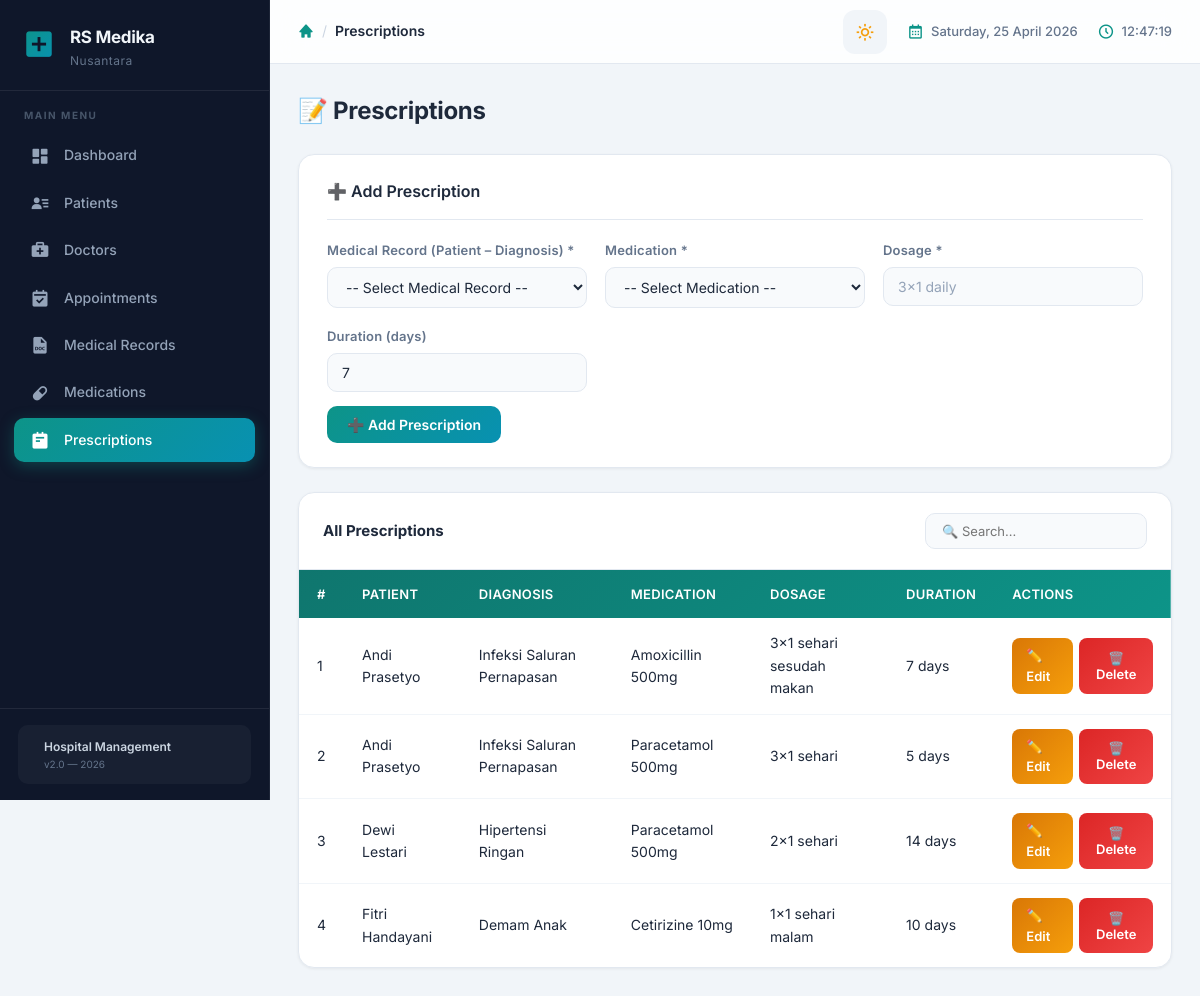
/hospital_db/index.php?page=prescriptions, run on an earlier commit of the app's database.
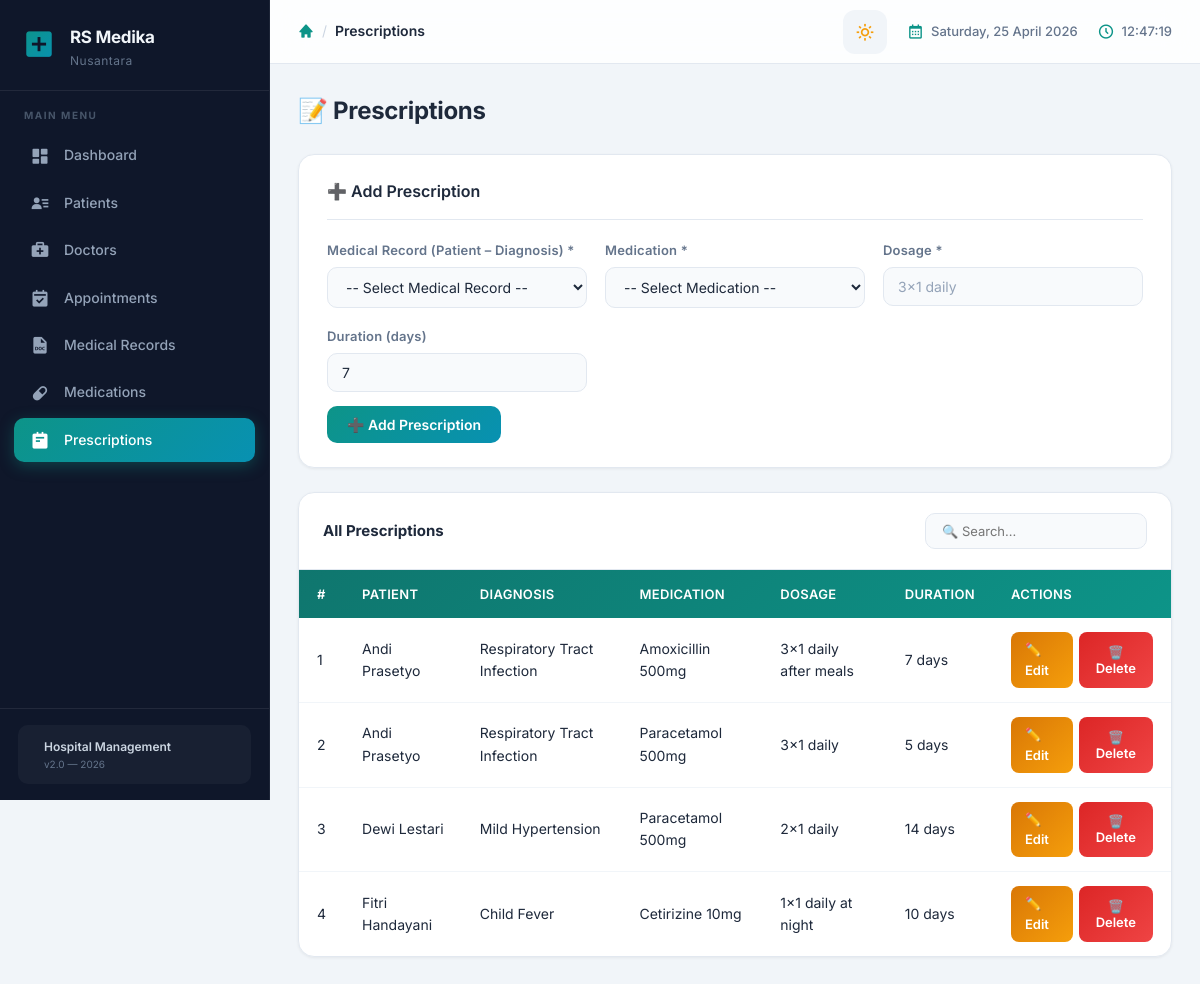
And on a later commit of the database.
### tables this page shows
CREATE TABLE IF NOT EXISTS prescriptions (
    prescription_id INT AUTO_INCREMENT PRIMARY KEY,
    record_id       INT NOT NULL,
    med_id          INT NOT NULL,
    dosage          VARCHAR(100) NOT NULL,
    duration_days   INT DEFAULT 1,
    created_at      TIMESTAMP DEFAULT CURRENT_TIMESTAMP,
    FOREIGN KEY (record_id) REFERENCES medical_records(record_id) ON DELETE CASCADE,
    FOREIGN KEY (med_id)    REFERENCES medications(med_id)        ON DELETE CASCADE
);

CREATE TABLE IF NOT EXISTS patients (
    patient_id  INT AUTO_INCREMENT PRIMARY KEY,
    name        VARCHAR(100) NOT NULL,
    gender      ENUM('Male','Female') NOT NULL,
    birth_date  DATE NOT NULL,
    address     TEXT,
    phone       VARCHAR(20),
    created_at  TIMESTAMP DEFAULT CURRENT_TIMESTAMP
);

CREATE TABLE IF NOT EXISTS medical_records (
    record_id   INT AUTO_INCREMENT PRIMARY KEY,
    patient_id  INT NOT NULL,
    doctor_id   INT NOT NULL,
    diagnosis   VARCHAR(255) NOT NULL,
    treatment   TEXT,
    record_date DATE NOT NULL,
    created_at  TIMESTAMP DEFAULT CURRENT_TIMESTAMP,
    FOREIGN KEY (patient_id) REFERENCES patients(patient_id) ON DELETE CASCADE,
    FOREIGN KEY (doctor_id)  REFERENCES doctors(doctor_id)  ON DELETE CASCADE
);

CREATE TABLE IF NOT EXISTS medications (
    med_id      INT AUTO_INCREMENT PRIMARY KEY,
    name        VARCHAR(100) NOT NULL,
    category    VARCHAR(100),
    price       DECIMAL(12,2) NOT NULL DEFAULT 0,
    stock       INT NOT NULL DEFAULT 0,
    created_at  TIMESTAMP DEFAULT CURRENT_TIMESTAMP
);

### hospital_db/pages/prescriptions.php (the view, shortened to what this page needs)
<?php
$editData = null;
$prescriptions = mysqli_query($conn, "
    SELECT pr.*, p.name AS patient_name, m.name AS med_name,
           mr.diagnosis, mr.record_date
    FROM prescriptions pr
    JOIN medical_records mr ON pr.record_id = mr.record_id
    JOIN patients p ON mr.patient_id = p.patient_id
    JOIN medications m ON pr.med_id = m.med_id
    ORDER BY pr.created_at DESC
");
?>
<div class="page-header">
    <h2>📝 Prescriptions</h2>
</div>
<div class="card">
    <h3><?= $editData ? '✏️ Edit Prescription' : '➕ Add Prescription' ?></h3>
    <form method="POST" action="index.php?page=prescriptions<?= $editData ? '&edit='.$editData['prescription_id'] : '' ?>">
        <div class="form-grid">
            <div class="form-group">
                <label>Medical Record (Patient – Diagnosis) *</label>
                <select name="record_id" required>
                    <option value="">-- Select Medical Record --</option>
                </select>
            </div>
            <div class="form-group">
                <label>Medication *</label>
                <select name="med_id" required>
                    <option value="">-- Select Medication --</option>
                </select>
            </div>
            <div class="form-group">
                <label>Dosage *</label>
                <input type="text" name="dosage" value="<?= htmlspecialchars($editData['dosage'] ?? '') ?>" placeholder="3x1 daily" required>
            </div>
            <div class="form-group">
                <label>Duration (days)</label>
                <input type="number" name="duration_days" min="1" value="<?= $editData['duration_days'] ?? 7 ?>">
            </div>
        </div>
        <div class="form-actions" style="margin-top:14px">
            <?php if ($editData): ?>
                <button type="submit" name="edit_prescription" class="btn btn-warning">💾 Save Changes</button>
                <a href="index.php?page=prescriptions" class="btn btn-secondary">Cancel</a>
            <?php else: ?>
                <button type="submit" name="add_prescription" class="btn btn-primary">➕ Add Prescription</button>
            <?php endif; ?>
        </div>
    </form>
</div>
<div class="table-container">
    <div class="table-top">
        <strong>All Prescriptions</strong>
        <input type="text" id="searchPres" placeholder="🔍 Search..." oninput="searchTable('searchPres','presTable')">
    </div>
    <table id="presTable">
        <thead>
            <tr><th>#</th><th>Patient</th><th>Diagnosis</th><th>Medication</th><th>Dosage</th><th>Duration</th><th>Actions</th></tr>
        </thead>
        <tbody>
        <?php $no=1; while ($row = mysqli_fetch_assoc($prescriptions)): ?>
            <tr>
                <td><?= $no++ ?></td>
                <td><?= htmlspecialchars($row['patient_name']) ?></td>
                <td><?= htmlspecialchars($row['diagnosis']) ?></td>
                <td><?= htmlspecialchars($row['med_name']) ?></td>
                <td><?= htmlspecialchars($row['dosage']) ?></td>
                <td><?= $row['duration_days'] ?> days</td>
                <td>
                    <div class="action-btns">
                        <a href="index.php?page=prescriptions&edit=<?= $row['prescription_id'] ?>" class="btn btn-warning btn-sm">✏️ Edit</a>
                        <button class="btn btn-danger btn-sm"
                            onclick="confirmDelete('index.php?page=prescriptions&delete=<?= $row['prescription_id'] ?>','prescription for <?= addslashes($row['patient_name']) ?>')">
                            🗑️ Delete
                        </button>
                    </div>
                </td>
            </tr>
        <?php endwhile; ?>
        </tbody>
    </table>
</div>

### hospital_db/includes/header.php (shortened to what this page needs)
<!DOCTYPE html>
<html lang="en">
<head>
    <link href="https://cdn.jsdelivr.net/npm/boxicons@2.1.4/css/boxicons.min.css" rel="stylesheet">
    <link rel="stylesheet" href="assets/css/main.css?v=<?= time() ?>">
</head>
<body>

### hospital_db/includes/navbar.php (shortened to what this page needs)
<?php
$page = isset($_GET['page']) ? $_GET['page'] : 'dashboard';
$menuItems = [
    ['key' => 'dashboard',     'icon' => 'bx bxs-dashboard',      'label' => 'Dashboard'],
    ['key' => 'patients',      'icon' => 'bx bxs-user-detail',    'label' => 'Patients'],
    ['key' => 'doctors',       'icon' => 'bx bxs-first-aid',      'label' => 'Doctors'],
    ['key' => 'appointments',  'icon' => 'bx bxs-calendar-check', 'label' => 'Appointments'],
    ['key' => 'records',       'icon' => 'bx bxs-file-doc',       'label' => 'Medical Records'],
    ['key' => 'medications',   'icon' => 'bx bxs-capsule',        'label' => 'Medications'],
    ['key' => 'prescriptions', 'icon' => 'bx bxs-notepad',        'label' => 'Prescriptions'],
];
$pageTitles = [
    'dashboard'     => 'Dashboard',
    'patients'      => 'Patient Management',
    'doctors'       => 'Doctor Management',
    'appointments'  => 'Appointments',
    'records'       => 'Medical Records',
    'medications'   => 'Medication Management',
    'prescriptions' => 'Prescriptions',
];
?>
<aside class="sidebar" id="sidebar">
    <div class="sidebar-header">
        <div class="sidebar-logo">
            <i class='bx bxs-plus-square'></i>
        </div>
        <div class="sidebar-brand">
            <span class="brand-name">RS Medika</span>
            <span class="brand-sub">Nusantara</span>
        </div>
    </div>
    <div class="sidebar-menu">
        <p class="menu-label">MAIN MENU</p>
        <ul>
            <?php foreach ($menuItems as $item): ?>
            <li>
                <a class="<?= $page === $item['key'] ? 'active' : '' ?>"
                   href="<?= $item['key'] === 'dashboard' ? 'index.php' : 'index.php?page='.$item['key'] ?>">
                    <i class="<?= $item['icon'] ?>"></i>
                    <span><?= $item['label'] ?></span>
                </a>
            </li>
            <?php endforeach; ?>
        </ul>
    </div>
    <div class="sidebar-footer">
        <div class="sidebar-footer-content">
            <div>
                <p class="footer-title">Hospital Management</p>
                <p class="footer-sub">v2.0 &mdash; 2026</p>
            </div>
        </div>
    </div>
</aside>
<header class="topbar">
    <div class="topbar-left">
        <div class="topbar-breadcrumb">
            <i class='bx bxs-home'></i>
            <span class="breadcrumb-sep">/</span>
            <span class="breadcrumb-current"><?= $pageTitles[$page] ?? 'Dashboard' ?></span>
        </div>
    </div>
    <div class="topbar-right">
        <button class="theme-toggle" id="themeToggle" onclick="toggleDarkMode()" title="Toggle Dark Mode">
            <i class='bx bx-sun' id="themeIconLight"></i>
        </button>
        <div class="topbar-info">
            <i class='bx bx-calendar'></i>
            <span><?= date('l, d F Y') ?></span>
        </div>
        <div class="topbar-info" id="liveClock">
            <i class='bx bx-time-five'></i>
            <span><?= date('H:i:s') ?></span>
        </div>
    </div>
</header>

### hospital_db/index.php (shortened to what this page needs)
<?php
include "includes/header.php";
include "includes/navbar.php";
$page = isset($_GET['page']) ? $_GET['page'] : 'dashboard';
?>
<main class="main-content">
    <div class="content-wrapper">
        <?php
        $allowed = ['dashboard','patients','doctors','appointments','records','medications','prescriptions'];
        if (in_array($page, $allowed)) {
            include "pages/{$page}.php";
        } else {
            include "pages/dashboard.php";
        }
        ?>
    </div>
</main>
<?php include "includes/footer.php"; ?>

### hospital_db/includes/footer.php (shortened to what this page needs)
</body>
</html>

What changed in the data, as far as the page shows it:
changed prescriptions "Amoxicillin 500mg": record.diagnosis "Infeksi Saluran Pernapasan" → "Respiratory Tract Infection"; dosage "3x1 sehari sesudah makan" → "3x1 daily after meals"
changed prescriptions: record.diagnosis "Infeksi Saluran Pernapasan" → "Respiratory Tract Infection"; dosage "3x1 sehari" → "3x1 daily"
changed prescriptions "Dewi Lestari": record.diagnosis "Hipertensi Ringan" → "Mild Hypertension"; dosage "2x1 sehari" → "2x1 daily"
changed prescriptions "Fitri Handayani": record.diagnosis "Demam Anak" → "Child Fever"; dosage "1x1 sehari malam" → "1x1 daily at night"
